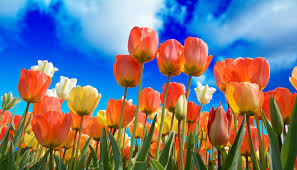
#> input picture 8-9th-week-image-processing/spring.jpg, 297 x 170 px
$ python HSIsmoothing.py
#> lines starting #> are read from the running program, lines starting #| are printed output that depends on the picture

import cv2
import numpy as np

img = cv2.imread('spring.jpg')
#> img is the input picture: shape (170, 297, 3); mean B, G, R 126.9, 119.1, 120.6

hsv = cv2.cvtColor(img, cv2.COLOR_RGB2HSV)
#> hsv: shape (170, 297, 3); mean H, S, V 63.9, 187, 197.7
h,s,v = cv2.split(hsv)
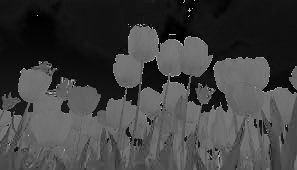
#> h: shape (170, 297); min 0, max 179, mean 63.9
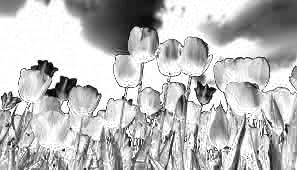
#> s: shape (170, 297); min 0, max 255, mean 187
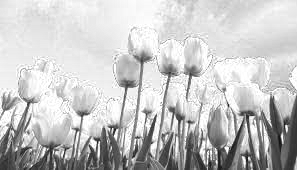
#> v: shape (170, 297); min 16, max 255, mean 197.7

# 5*5 smoothing filter to each HSI component
blurH = cv2.blur(h,(5,5))
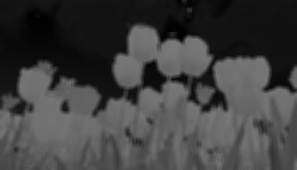
#> blurH: shape (170, 297); min 1, max 129, mean 63.9
blurS = cv2.blur(s,(5,5))
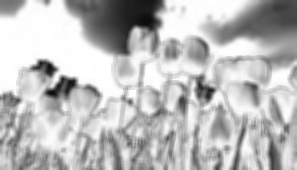
#> blurS: shape (170, 297); min 12, max 255, mean 187
blurV = cv2.blur(v,(5,5))
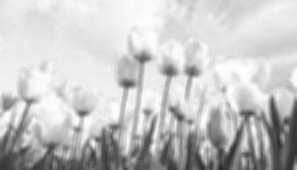
#> blurV: shape (170, 297); min 38, max 254, mean 197.7

after = cv2.merge([blurH, blurS, blurV])
#> after: shape (170, 297, 3); mean H, S, V 63.9, 187, 197.7
before = cv2.hconcat([blurH,blurS,blurV])
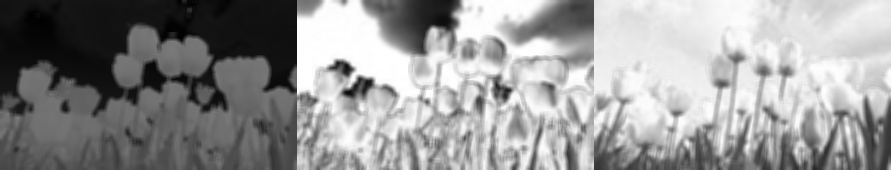
#> before: shape (170, 891); min 1, max 255, mean 149.5

cv2.imshow('HSI', before)
cv2.imshow('SmoothedHSI', after)
cv2.waitKey(0)
cv2.destroyAllWindows()

$ run again, with 8-9th-week-image-processing/rgbImg.jpg copied over 8-9th-week-image-processing/spring.jpg
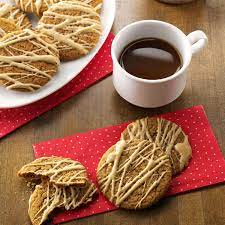
#> input picture 8-9th-week-image-processing/rgbImg.jpg, 225 x 225 px
#> img is the input picture: shape (225, 225, 3); mean B, G, R 78.9, 106.2, 156.9
#> hsv: shape (225, 225, 3); mean H, S, V 107.9, 141.4, 156.9
#> `blurV = cv2.blur(v,(5,5))`:
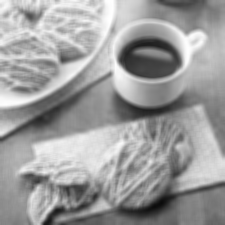
#> blurV: shape (225, 225); min 11, max 255, mean 156.9
#> after: shape (225, 225, 3); mean H, S, V 107.9, 141.4, 156.9
#> `before = cv2.hconcat([blurH,blurS,blurV])`:
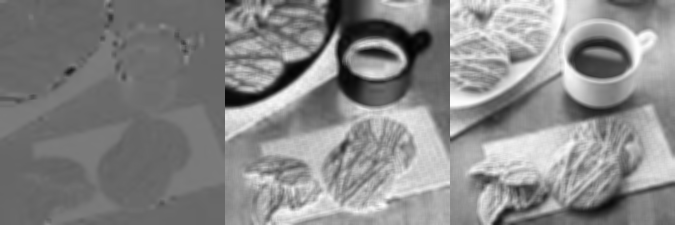
#> before: shape (225, 675); min 2, max 255, mean 135.4
